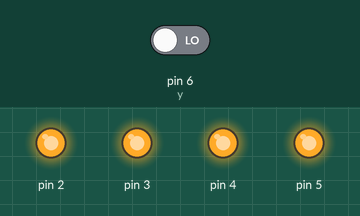
The sketch below on a simulated Arduino Uno, built with avr-gcc and run on an emulated ATmega328P. Shown: output pins drawn as LEDs (lit = HIGH). The inputs (shaded band) are chosen by the test bench; at power-on: pin 6 (y) LOW. Pins used as bus, display or sensor lines are not drawn; what the sketch prints to the serial monitor is not drawn.

Above: at 2.7 s.
Timing chart, 0 to 6.9 s (numbered marks = the images above):
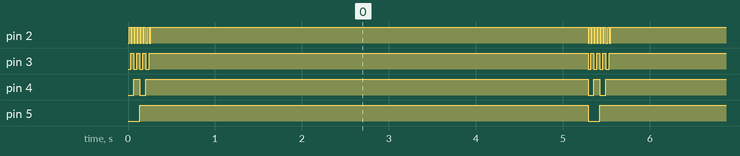

Measured:
- by itself, pin 2: repeats every 5.3 s: 6 × (LOW 0.02 s, HIGH 0.02 s), LOW 0.02 s, HIGH 5.0 s, LOW 0.01 s, HIGH 0.02 s
- by itself, pin 3: repeats every 5.3 s: 2 × (LOW 0.04 s, HIGH 0.04 s), LOW 0.04 s, HIGH 5.0 s, LOW 0.03 s, HIGH 0.04 s
- by itself, pin 4: repeats every 5.3 s: LOW 0.07 s, HIGH 5.1 s, LOW 0.07 s, HIGH 0.07 s
- by itself, pin 5: alternates HIGH for 5.2 s and LOW for 0.14 s

The sketch:

74HC153.ino
```cpp
#include "BusInOut.hpp"

// Declear signal pins of 74HC153.
int a = 0;
int b = 1;
BusInOut selectInput(a, b);
int c0 = 2;
int c1 = 3;
int c2 = 4;
int c3 = 5;
BusInOut dataInputC(c0, c1, c2, c3);
int y = 6;

void printResult(int numOfTest, int numOfPass)
{
    Serial.println();
    Serial.println("==============================");
    Serial.println("Finish all test case.");
    Serial.print("The number of test cases is ");
    Serial.print(numOfTest);
    Serial.print(".\nThe pass rate is ");
    Serial.print(((double)numOfPass/numOfTest) * 100.0);
    Serial.println("\%");
    Serial.println("==============================");
}

void setup() {
    Serial.begin(115200);

    selectInput.setMode(OUTPUT);
    dataInputC.setMode(OUTPUT);
    pinMode(y, INPUT);
}

void loop() {
    int numOfPass = 0;
    for(int i = 0; i < 16; i++)
    {
        for(int j = 0; j < 4; j++)
        {
            dataInputC.write(i);
            selectInput.write(j);

            bool out = digitalRead(y);

            if(((i >> j) & 0x01) == out)
            {
                Serial.print("[ PASS ]");
                numOfPass++;
            }
            else
            {
                Serial.print("[ FAIL ]");
            }

            Serial.print("selected signal : ");
            Serial.print((i >> j) & 0x01);
            Serial.print(" output from CUPLIO : ");
            Serial.println(out);
        }
    }
    printResult(16 * 4, numOfPass);
    delay(5000);
}
```

BusInOut.hpp
```cpp
#ifndef BUSINOUT_HPP
#define BUSINOUT_HPP

class BusInOut
{
private:
    uint8_t m_bus[8];
    uint8_t m_busNum = 0;
public:
    BusInOut(uint8_t b0 = 0xff, uint8_t b1 = 0xff, uint8_t b2 = 0xff, uint8_t b3 = 0xff,
        uint8_t b4 = 0xff, uint8_t b5 = 0xff, uint8_t b6 = 0xff, uint8_t b7 = 0xff);
    ~BusInOut();
    uint8_t read(void);
    void write(uint8_t val);
    void setMode(int mode);
};

BusInOut::BusInOut(uint8_t b0, uint8_t b1, uint8_t b2, uint8_t b3,
        uint8_t b4, uint8_t b5, uint8_t b6, uint8_t b7)
{
    m_bus[0] = b0;
    m_bus[1] = b1;
    m_bus[2] = b2;
    m_bus[3] = b3;
    m_bus[4] = b4;
    m_bus[5] = b5;
    m_bus[6] = b6;
    m_bus[7] = b7;

    for(int i = 0; (i < sizeof(m_bus)) && (m_bus[i] != 0xff); i++)
        m_busNum++;
}

BusInOut::~BusInOut()
{
}

uint8_t BusInOut::read(void)
{
    uint8_t val = 0;
    for(int i = m_busNum - 1; 0 <= i; i--)
        val = (val << 1) + digitalRead(m_bus[i]);

    return val;
}

void BusInOut::write(uint8_t val)
{
    for(int i = 0; i < m_busNum; i++)
        digitalWrite(m_bus[i], (val >> i) & 0x01);
}

void BusInOut::setMode(int mode)
{
    for(int i = 0; i < m_busNum; i++)
        pinMode(m_bus[i], mode);
}

#endif
```
